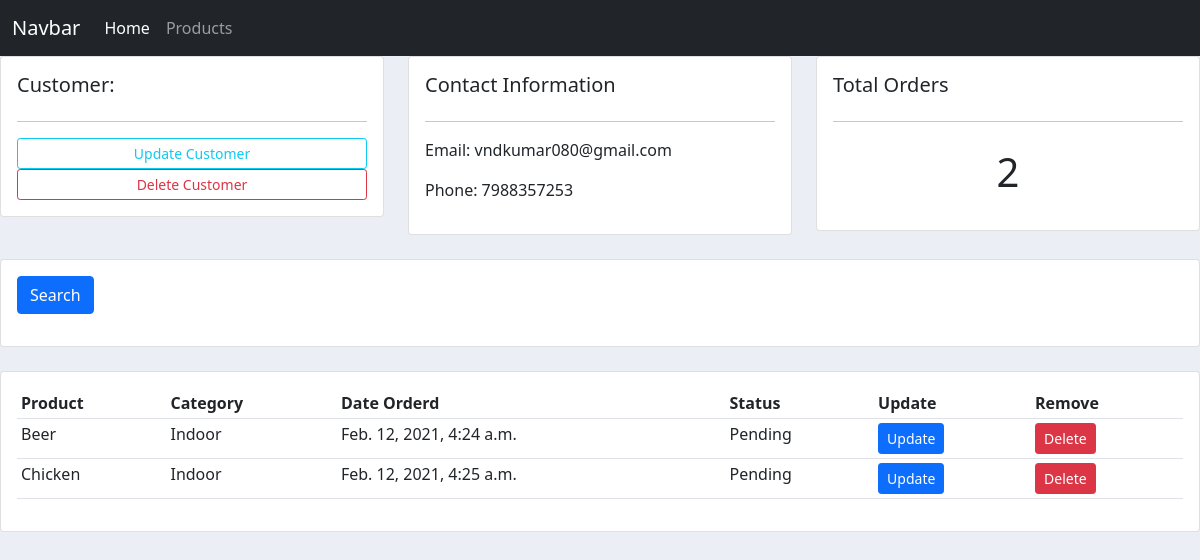
The app's page /customer/2/, older data.
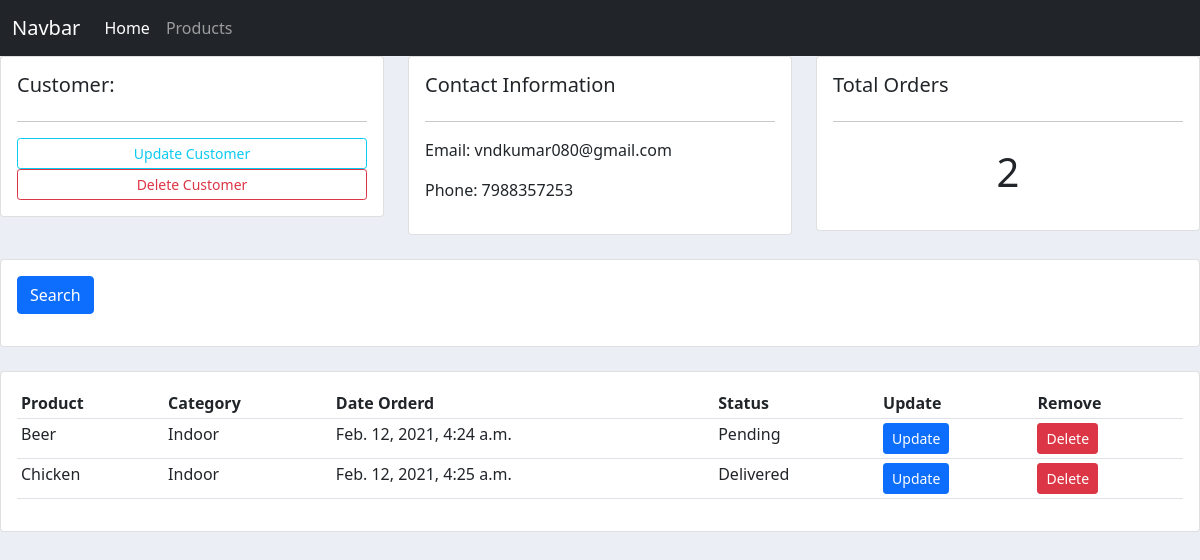
The same page, newer data.
### accounts/models.py (models this page shows, shortened)
class Order(models.Model):
    STATUS = (
        ('Pending','Pending'),
        ('Out for Delivery', 'Out for Delivery'),
        ('Delivered','Delivered'),
    )
    customer = models.ForeignKey(Customer, null=True, on_delete= models.SET_NULL)
    product = models.ForeignKey(Product, null=True, on_delete= models.SET_NULL)
    date_created = models.DateTimeField( auto_now_add=True, null=True)
    status = models.CharField( max_length=50, null=True, choices = STATUS)

class Product(models.Model):
    CATEGORY = (
        ('Indoor','Indoor'),
        ('Outdoor','Outdoor'),
    )
    name = models.CharField( max_length=150, null=True)
    price = models.IntegerField()
    category = models.CharField(max_length=150,null =True, choices=CATEGORY)
    description = models.CharField( max_length=150, null=True, blank=True)
    date_created = models.DateTimeField( auto_now_add=True, null=True)
    tags = models.ManyToManyField(Tag)
    def __str__(self):
        return self.name

### accounts/views.py (the view)
# urls.py: path('customer/<int:pk>/',views.customer, name='customer'),
def customer(request, pk):
    customer = Customer.objects.get(id=pk)
    orders = customer.order_set.all()
    total_orders = orders.count()
    context = {'customer':customer, 'orders':orders, 'total_orders':total_orders}
    return render(request, 'accounts/customer.html',context)

### accounts/templates/accounts/customer.html (shortened to what this page needs)
{% extends 'accounts/base.html' %}
{% block content %}
<div class="row">
	<div class="col-md">
		<div class="card card-body">
			<h5>Customer:</h5>
			<hr>
			<a class="btn btn-outline-info  btn-sm btn-block" href="">Update Customer</a>
			<a class="btn btn-outline-danger  btn-sm btn-block" href="">Delete Customer</a>
		</div>
	</div>
	<div class="col-md">
		<div class="card card-body">
			<h5>Contact Information</h5>
			<hr>
			<p>Email: {{ customer.email }}</p>
			<p>Phone: {{ customer.phone }}</p>
		</div>
	</div>
	<div class="col-md">
		<div class="card card-body">
			<h5>Total Orders</h5>
			<hr>
			<h1 style="text-align: center;padding: 10px">{{ total_orders }}</h1>
		</div>
	</div>
</div>
<div class="row">
	<div class="col">
		<div class="card card-body">
			<form method="get">
		    <button class="btn btn-primary" type="submit">Search</button>
		  </form>
		</div>
	</div>
</div>
<div class="row">
	<div class="col-md">
		<div class="card card-body">
			<table class="table table-sm">
				<tr>
					<th>Product</th>
					<th>Category</th>
					<th>Date Orderd</th>
					<th>Status</th>
					<th>Update</th>
					<th>Remove</th>
				</tr>
				{% for order in orders %}
					<tr>
						<td>{{ order.product }}</td>
						<td>{{ order.product.category }}</td>
						<td>{{ order.date_created }}</td>
						<td>{{ order.status }}</td>
						<td><a class= "btn btn-sm btn-primary" href="{% url 'update_order' order.id %}">Update</a></td>
                    	<td><a class= "btn btn-sm btn-danger" href="{% url 'delete_order' order.id %}">Delete</a></td>
					</tr>
				{% endfor %}
			</table>
		</div>
	</div>
</div>
{% endblock %}

Row changes from the older to the newer data that the page shows:
changed Order "Chicken": status "Pending" → "Delivered"
